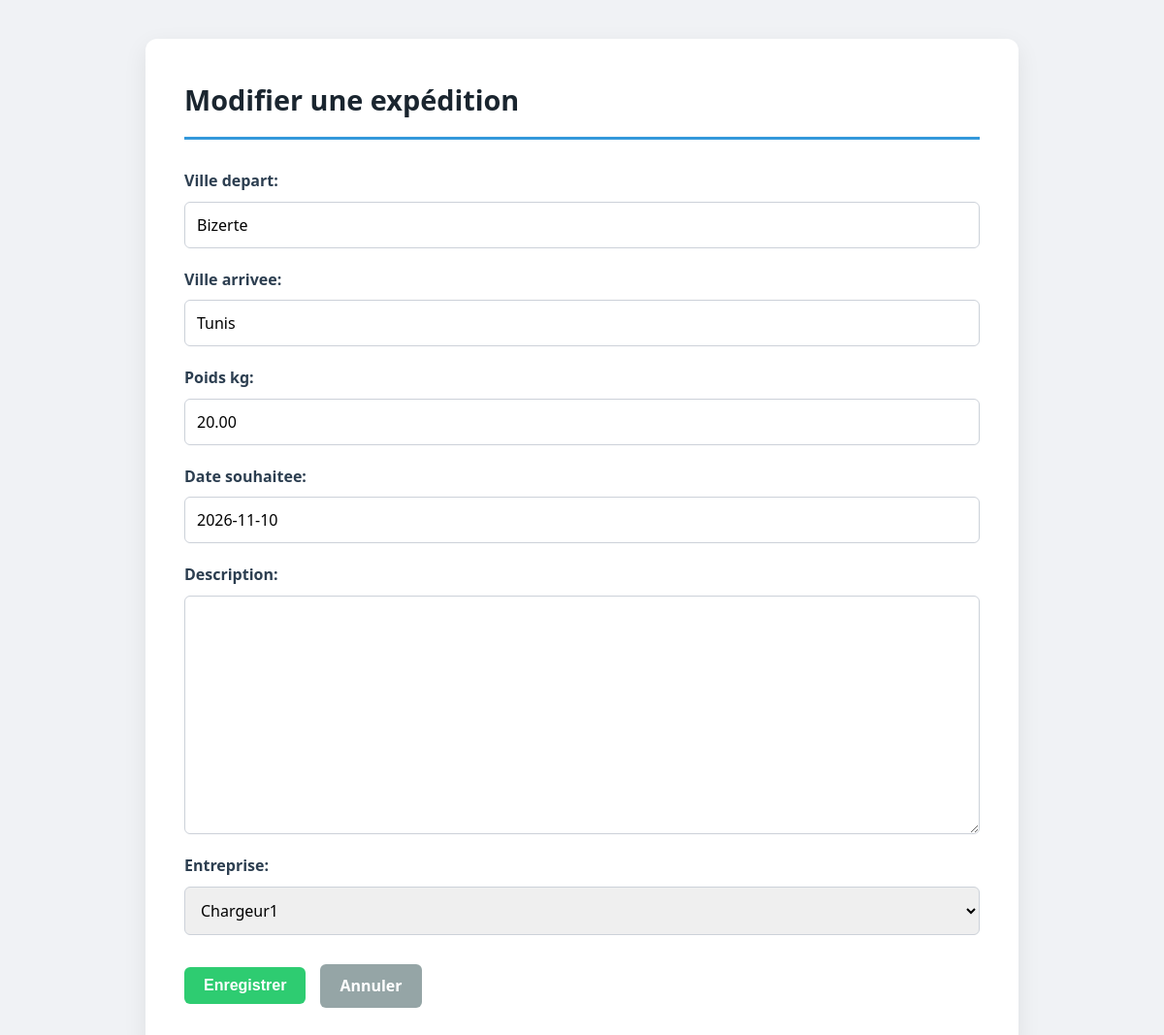
The app's page /expedition/update_expedition/6/ (signed in) with its own data.
### ExpeditionApp/models.py (models this page shows, shortened)
class Expedition(models.Model):
    STATUT_CHOICES = [
        ('publiee', 'Publiée'),
        ('attribuee', 'Attribuée'),
        ('en_cours', 'En cours'),
        ('livree', 'Livrée'),
        ('annulee', 'Annulée'),
    ]
    reference = models.CharField(max_length=20, unique=True, editable=False)
    ville_depart = models.CharField(max_length=100)
    ville_arrivee = models.CharField(max_length=100)
    poids_kg = models.DecimalField(max_digits=10, decimal_places=2)
    date_souhaitee = models.DateField()
    description = models.TextField(blank=True, null=True)
    statut = models.CharField(
        max_length=20,
        choices=STATUT_CHOICES,
        default='publiee',
    )
    entreprise = models.ForeignKey(
        Entreprise,
        on_delete=models.CASCADE,
        related_name='expeditions',
    )
    created_at = models.DateTimeField(auto_now_add=True)
    updated_at = models.DateTimeField(auto_now=True)

### ExpeditionApp/views.py (the view)
# urls.py: path('update_expedition/<int:pk>/', UpdateExpedition.as_view(), name='update_expedition'),
class UpdateExpedition(LoginRequiredMixin, UpdateView):
    model = Expedition
    template_name = 'expedition/forms.html'
    form_class = ExpeditionForm
    success_url = reverse_lazy('Expedition:liste_expedition')

### ExpeditionApp/forms.py
class ExpeditionForm(forms.ModelForm):
    class Meta:
        model = Expedition
        fields = ['ville_depart', 'ville_arrivee', 'poids_kg', 'date_souhaitee', 'description', 'entreprise']

### EntrepriseApp/models.py (called while the page is built)
    def __str__(self):
        return self.raison_sociale

### templates/expedition/forms.html (shortened to what this page needs)
{% load static %}
<!DOCTYPE html>
<html lang="en">
<head>
    <link rel="stylesheet" href="{% static 'css/style.css' %}">
</head>
<body>
    <div class="container">
        <h1>{% if object %}Modifier{% else %}Créer{% endif %} une expédition</h1>
        <form method="post">
            {{ form.as_p }}
            <div class="form-actions">
                <button type="submit" class="btn btn-success">Enregistrer</button>
                <a href="{% url 'Expedition:liste_expedition' %}" class="btn btn-secondary">Annuler</a>
            </div>
        </form>
    </div>
</body>
</html>

### ExpeditionApp/static/css/style.css (style rules this page uses)
* { box-sizing: border-box; margin: 0; padding: 0; }
body { font-family: 'Segoe UI', Tahoma, Geneva, Verdana, sans-serif; background-color: #f0f2f5; color: #333; line-height: 1.6; padding: 40px 20px; }
.container { max-width: 900px; margin: 0 auto; background: #ffffff; padding: 40px; border-radius: 12px; box-shadow: 0 8px 24px rgba(0, 0, 0, 0.08); }
h1 { color: #1a252f; border-bottom: 3px solid #3498db; padding-bottom: 15px; margin-bottom: 30px; font-size: 1.8rem; }
a { color: #3498db; text-decoration: none; font-weight: 600; transition: color 0.2s ease; }
.btn { display: inline-block; padding: 10px 20px; background-color: #3498db; color: #ffffff !important; border-radius: 6px; text-decoration: none !important; font-weight: 600; border: none; cursor: pointer; transition: background 0.2s ease, transform 0.1s ease; font-size: 1rem; }
.btn-success { background-color: #2ecc71; }
.btn-secondary { background-color: #95a5a6; }
form p { margin-bottom: 20px; display: flex; flex-direction: column; }
form label { font-weight: 600; margin-bottom: 8px; color: #2c3e50; }
form input, form select, form textarea { width: 100%; padding: 12px; border: 1px solid #ccd1d9; border-radius: 6px; font-size: 1rem; font-family: inherit; transition: border-color 0.2s ease; }
.form-actions { margin-top: 30px; display: flex; gap: 15px; align-items: center; }

### records on screen
Expedition: ville_depart "Bizerte", ville_arrivee "Tunis", poids_kg "20.00", date_souhaitee "2026-11-10", entreprise "Chargeur1"
